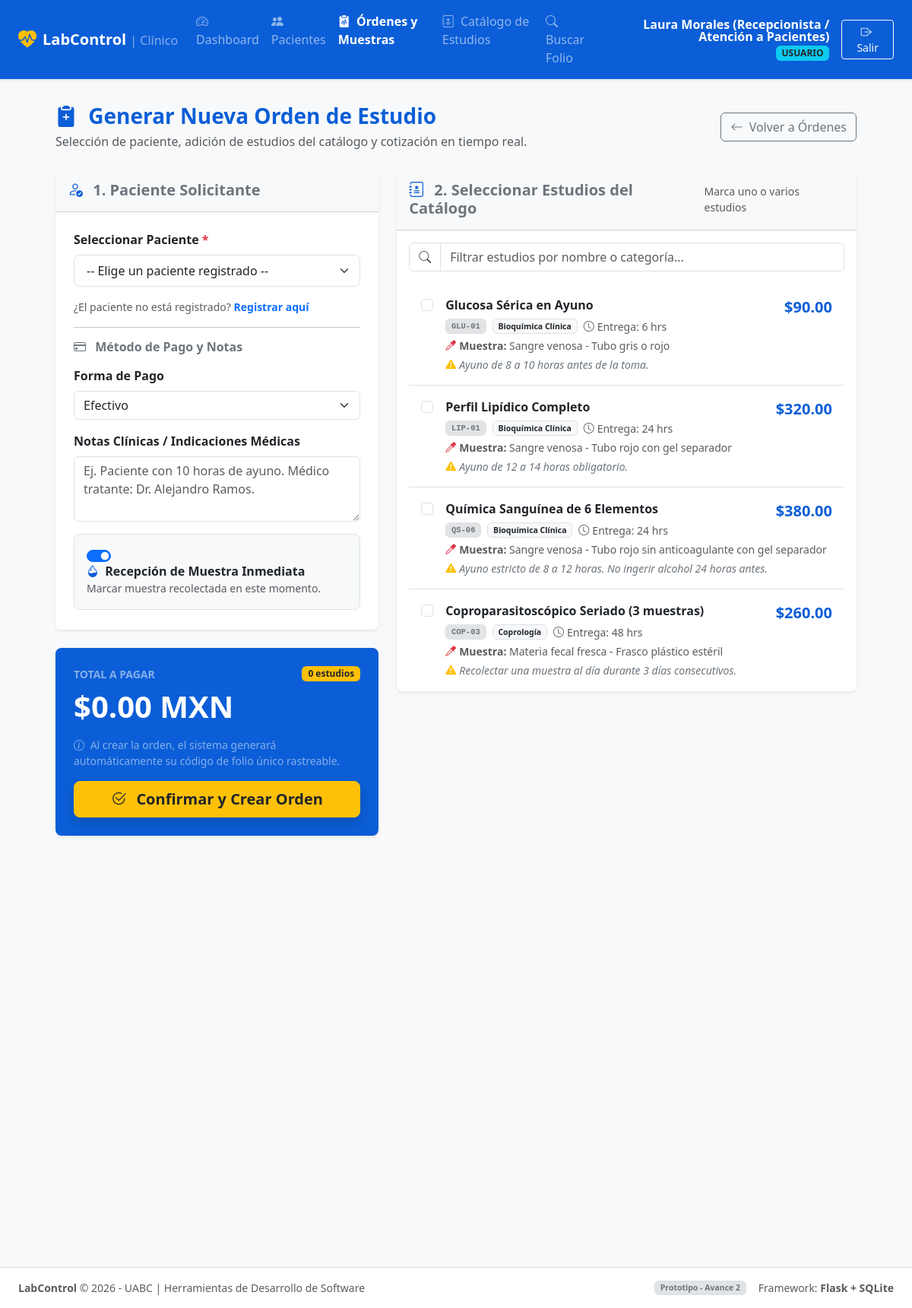
The app's page /ordenes/nueva (signed in) with its own data.
### tables this page shows
CREATE TABLE estudios (
        id INTEGER PRIMARY KEY AUTOINCREMENT,
        codigo TEXT UNIQUE NOT NULL,
        nombre TEXT NOT NULL,
        categoria TEXT NOT NULL,
        descripcion TEXT,
        tipo_muestra TEXT NOT NULL,
        indicaciones TEXT,
        precio REAL NOT NULL,
        tiempo_entrega_horas INTEGER DEFAULT 24,
        activo INTEGER NOT NULL DEFAULT 1
    );

### app.py (the view, shortened to what this page needs)
@app.route('/ordenes/nueva', methods=['GET', 'POST'])
@login_required
def nueva_orden():
    conn = get_db()
    cursor = conn.cursor()
    paciente_pre = request.args.get('paciente_id')
    cursor.execute("SELECT id, nombre, apellido, curp FROM pacientes ORDER BY apellido ASC")
    pacientes = cursor.fetchall()
    cursor.execute("SELECT * FROM estudios WHERE activo = 1 ORDER BY categoria, nombre")
    estudios = cursor.fetchall()
    conn.close()
    return render_template('ordenes/nueva.html', pacientes=pacientes, estudios=estudios, paciente_pre=paciente_pre)

### app.py (called while the page is built)
def login_required(f):
    @wraps(f)
    def decorated_function(*args, **kwargs):
        if 'user_id' not in session:
            flash('Por favor inicia sesión para acceder a esta sección.', 'warning')
            return redirect(url_for('login', next=request.url))
        return f(*args, **kwargs)
    return decorated_function

@app.context_processor
def inject_now():
    return {
        'now': datetime.datetime.now(),
        'app_name': 'LabControl',
        'current_year': 2026
    }

### database.py (called while the page is built)
def get_db():
    os.makedirs(os.path.dirname(DB_PATH), exist_ok=True)
    conn = sqlite3.connect(DB_PATH)
    conn.row_factory = sqlite3.Row
    conn.execute("PRAGMA foreign_keys = ON;")
    return conn

### templates/ordenes/nueva.html (shortened to what this page needs)
{% extends "base.html" %}
{% block content %}
<div class="row justify-content-center">
    <div class="col-12 col-xl-11">
        <div class="d-flex justify-content-between align-items-center mb-4">
            <div>
                <h2 class="h3 fw-bold text-primary mb-1">
                    <i class="bi bi-clipboard2-plus-fill me-2"></i> Generar Nueva Orden de Estudio
                </h2>
                <p class="text-muted mb-0">Selección de paciente, adición de estudios del catálogo y cotización en tiempo real.</p>
            </div>
            <a href="{{ url_for('lista_ordenes') }}" class="btn btn-outline-secondary">
                <i class="bi bi-arrow-left me-1"></i> Volver a Órdenes
            </a>
        </div>
        <form method="POST" action="{{ url_for('nueva_orden') }}" id="formNuevaOrden">
            <div class="row g-4">
                <div class="col-12 col-lg-5">
                    <div class="card border-0 shadow-sm rounded-3 mb-4">
                        <div class="card-header bg-light py-3">
                            <h5 class="fw-bold mb-0 text-secondary">
                                <i class="bi bi-person-check me-2 text-primary"></i> 1. Paciente Solicitante
                            </h5>
                        </div>
                        <div class="card-body p-4">
                            <div class="mb-3">
                                <label for="paciente_id" class="form-label fw-semibold">Seleccionar Paciente <span class="text-danger">*</span></label>
                                <select class="form-select form-select-lg fs-6" id="paciente_id" name="paciente_id" required>
                                    <option value="" disabled {% if not paciente_pre %}selected{% endif %}>-- Elige un paciente registrado --</option>
                                </select>
                            </div>
                            <div class="text-muted small mb-3">
                                ¿El paciente no está registrado?
                                <a href="{{ url_for('nuevo_paciente') }}" class="fw-bold text-decoration-none">Registrar aquí</a>
                            </div>
                            <hr>
                            <h6 class="fw-bold text-secondary mb-3"><i class="bi bi-credit-card me-2"></i> Método de Pago y Notas</h6>
                            <div class="mb-3">
                                <label for="metodo_pago" class="form-label fw-semibold">Forma de Pago</label>
                                <select class="form-select" id="metodo_pago" name="metodo_pago">
                                    <option value="Efectivo" selected>Efectivo</option>
                                </select>
                            </div>
                            <div class="mb-3">
                                <label for="notas_clinicas" class="form-label fw-semibold">Notas Clínicas / Indicaciones Médicas</label>
                                <textarea class="form-control" id="notas_clinicas" name="notas_clinicas" rows="3" placeholder="Ej. Paciente con 10 horas de ayuno. Médico tratante: Dr. Alejandro Ramos."></textarea>
                            </div>
                            <div class="form-check form-switch p-3 bg-light rounded-3 border">
                                <input class="form-check-input ms-0 me-2" type="checkbox" role="switch" id="marcar_recibida_inmediato" name="marcar_recibida_inmediato" value="1" checked>
                                <label class="form-check-label fw-semibold" for="marcar_recibida_inmediato">
                                    <i class="bi bi-droplet-half text-primary me-1"></i> Recepción de Muestra Inmediata
                                    <div class="text-muted small fw-normal">Marcar muestra recolectada en este momento.</div>
                                </label>
                            </div>
                        </div>
                    </div>
                    <div class="card border-0 shadow-sm rounded-3 bg-primary text-white p-4">
                        <div class="d-flex justify-content-between align-items-center mb-2">
                            <span class="text-white-50 text-uppercase small fw-bold">Total a Pagar</span>
                            <span class="badge bg-warning text-dark px-2 py-1" id="countEstudios">0 estudios</span>
                        </div>
                        <div class="display-6 fw-bold mb-3" id="totalMonto">$0.00 MXN</div>
                        <div class="small text-white-50 mb-3">
                            <i class="bi bi-info-circle me-1"></i> Al crear la orden, el sistema generará automáticamente su código de folio único rastreable.
                        </div>
                        <button type="submit" class="btn btn-warning btn-lg fw-bold text-dark w-100 shadow">
                            <i class="bi bi-check2-circle me-2"></i> Confirmar y Crear Orden
                        </button>
                    </div>
                </div>
                <div class="col-12 col-lg-7">
                    <div class="card border-0 shadow-sm rounded-3">
                        <div class="card-header bg-light py-3 d-flex justify-content-between align-items-center">
                            <h5 class="fw-bold mb-0 text-secondary">
                                <i class="bi bi-journal-medical me-2 text-primary"></i> 2. Seleccionar Estudios del Catálogo
                            </h5>
                            <span class="small text-muted">Marca uno o varios estudios</span>
                        </div>
                        <div class="card-body p-3">
                            <div class="input-group mb-3">
                                <span class="input-group-text bg-white"><i class="bi bi-search text-muted"></i></span>
                                <input type="text" id="filtroEstudios" class="form-control" placeholder="Filtrar estudios por nombre o categoría...">
                            </div>
                            <div class="list-group list-group-flush" id="listaEstudios" style="max-height: 520px; overflow-y: auto;">
                                {% for est in estudios %}
                                <label class="list-group-item list-group-item-action d-flex align-items-start gap-3 p-3 estudio-item" data-nombre="{{ est.nombre|lower }}" data-categoria="{{ est.categoria|lower }}" style="cursor: pointer;">
                                    <input class="form-check-input mt-1 check-estudio flex-shrink-0" type="checkbox" name="estudios" value="{{ est.id }}" data-precio="{{ est.precio }}">
                                    <div class="flex-grow-1">
                                        <div class="d-flex justify-content-between align-items-center">
                                            <h6 class="fw-bold mb-1 text-dark">{{ est.nombre }}</h6>
                                            <span class="fw-bold text-primary fs-5">${{ "%.2f"|format(est.precio) }}</span>
                                        </div>
                                        <div class="d-flex flex-wrap gap-2 align-items-center small mb-1">
                                            <span class="badge bg-secondary-subtle text-secondary border font-monospace">{{ est.codigo }}</span>
                                            <span class="badge bg-light text-dark border">{{ est.categoria }}</span>
                                            <span class="text-muted"><i class="bi bi-clock me-1"></i>Entrega: {{ est.tiempo_entrega_horas }} hrs</span>
                                        </div>
                                        <div class="small text-muted">
                                            <i class="bi bi-eyedropper text-danger me-1"></i><strong>Muestra:</strong> {{ est.tipo_muestra }}
                                        </div>
                                        {% if est.indicaciones %}
                                        <div class="small text-secondary fst-italic mt-1">
                                            <i class="bi bi-exclamation-triangle-fill text-warning me-1"></i>{{ est.indicaciones }}
                                        </div>
                                        {% endif %}
                                    </div>
                                </label>
                                {% endfor %}
                            </div>
                        </div>
                    </div>
                </div>
            </div>
        </form>
    </div>
</div>
{% endblock %}

### static/css/custom.css (style rules this page uses)
:root { --bs-primary: #0b5ed7; --bs-primary-rgb: 11, 94, 215; }
body { font-family: system-ui, -apple-system, "Segoe UI", Roboto, "Helvetica Neue", Arial, sans-serif; background-color: #f4f6f9; color: #2b3035; }
.card { transition: transform 0.15s ease, box-shadow 0.15s ease; }
.badge { font-weight: 600; }

### records on screen
estudios: nombre "Glucosa Sérica en Ayuno", precio "90.00", codigo "GLU-01", categoria "Bioquímica Clínica", tiempo_entrega_horas "6", tipo_muestra "Sangre venosa - Tubo gris o rojo", indicaciones "Ayuno de 8 a 10 horas antes de la toma."
estudios: nombre "Perfil Lipídico Completo", precio "320.00", codigo "LIP-01", categoria "Bioquímica Clínica", tiempo_entrega_horas "24", tipo_muestra "Sangre venosa - Tubo rojo con gel separador", indicaciones "Ayuno de 12 a 14 horas obligatorio."
estudios: nombre "Química Sanguínea de 6 Elementos", precio "380.00", codigo "QS-06", categoria "Bioquímica Clínica", tiempo_entrega_horas "24", tipo_muestra "Sangre venosa - Tubo rojo sin anticoagulante con gel separador", indicaciones "Ayuno estricto de 8 a 12 horas. No ingerir alcohol 24 horas antes."
estudios: nombre "Coproparasitoscópico Seriado (3 muestras)", precio "260.00", codigo "COP-03", categoria "Coprología", tiempo_entrega_horas "48", tipo_muestra "Materia fecal fresca - Frasco plástico estéril", indicaciones "Recolectar una muestra al día durante 3 días consecutivos."

### other values on screen
{{ session.get('nombre_completo') }} "Laura Morales (Recepcionista / Atención a Pacientes)"
{{ session.get('rol') }} "USUARIO"
{{ current_year }} "2026"
